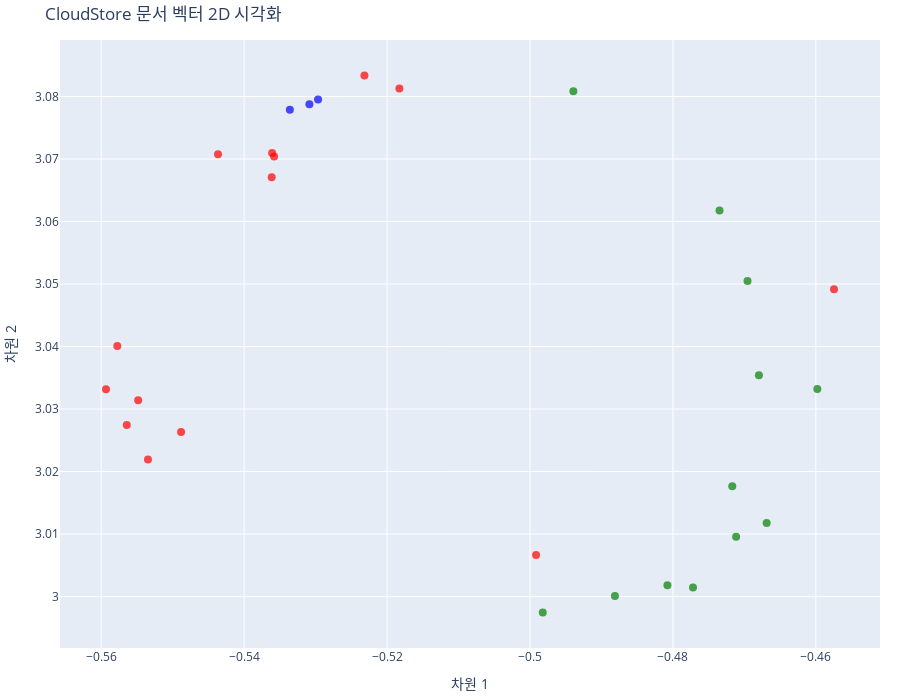

Write notebook code for a chart like this one.
### Markdown cell above
### 2D 시각화

### Code cell
# t-SNE로 2D로 축소
print("🔄 t-SNE로 차원 축소 중 (384D → 2D)...")

tsne = TSNE(n_components=2, random_state=42, perplexity=28)
reduced_vectors_2d = tsne.fit_transform(vectors)

print("✅ 차원 축소 완료!")

# 2D 산점도 생성
fig = go.Figure(data=[go.Scatter(
    x=reduced_vectors_2d[:, 0],
    y=reduced_vectors_2d[:, 1],
    mode='markers',
    marker=dict(size=8, color=colors, opacity=0.7),
    text=[f"타입: {t}<br>내용: {d[:100]}..." for t, d in zip(doc_types, documents)],
    hoverinfo='text'
)])

fig.update_layout(
    title='CloudStore 문서 벡터 2D 시각화',
    xaxis_title='차원 1',
    yaxis_title='차원 2',
    width=900,
    height=700,
    margin=dict(r=20, b=10, l=10, t=40)
)

fig.show()

print("\n💡 시각화 해석:")
print("   - 파란색: 제품 문서 (products)")
print("   - 초록색: API 문서 (api_docs)")
print("   - 빨간색: 가이드 (guides)")
print("   - 비슷한 내용의 문서끼리 가까이 위치합니다!")

### Figure 1 — Plotly figure (JSON) as saved in the notebook; plotly's stock layout.template omitted (floating-point values rounded to 4 significant figures)
{"data": [{"hoverinfo": "text", "marker": {"color": ["blue", "blue", "blue", "red", "red", "red", "red", "red", "red", "red", "red", "red", "red", "red", "red", "red", "red", "green", "green", "green", "green", "green", "green", "green", "green", "green", "green", "green", "green"], "opacity": 0.7, "size": 8}, "mode": "markers", "text": ["타입: products<br>내용: # CloudStore Pro\n\n## 개요\n\nCloudStore Pro는 중소기업과 전문가를 위한 고급 클라우드 스토리지 솔루션입니다. 향상된 협업 기능과 관리 도구를 제공합니다....", "타입: products<br>내용: # CloudStore Enterprise\n\n## 개요\n\nCloudStore Enterprise는 대기업을 위한 엔터프라이즈급 클라우드 스토리지 플랫폼입니다. 무제한 스토리지, 고...", "타입: products<br>내용: # CloudStore Basic\n\n## 개요\n\nCloudStore Basic은 개인 사용자와 소규모 팀을 위한 클라우드 스토리지 솔루션입니다. 간편한 파일 저장, 공유, 동기화 ...", "타입: guides<br>내용: # CloudStore 요금제 가이드\n\n## 요금제 비교\n\n모든 플랜에는 기본 기능이 포함되어 있으며, 필요에 따라 업그레이드할 수 있습니다.\n\n| 기능 | Basic | Pro ...", "타입: guides<br>내용: **포함 사항:**\n- 100GB 스토리지\n- 무료 플랜의 모든 기능\n- 우선 이메일 지원\n- 확장된 공유 옵션\n\n**적합한 사용자:**\n- 파워 유저\n- 프리랜서\n- 소규모 비즈...", "타입: guides<br>내용: **엔터프라이즈 기능:**\n- 데이터 주권\n- 온프레미스 옵션\n- 커스텀 통합\n- API 우선순위\n- 전담 인프라\n\n**전담 지원:**\n- 전담 계정 매니저\n- 24/7 전화 지원...", "타입: guides<br>내용: **할인:**\n- Pro 플랜: 50% 할인\n- Enterprise 플랜: 40% 할인\n\n### 비영리 단체\n\n**자격 요건:**\n- 등록된 비영리 단체\n- 501(c)(3) 증명...", "타입: guides<br>내용: ### Q: 사용자 수를 늘리거나 줄일 수 있나요?\n\nA: 네, Pro와 Enterprise는 언제든지 사용자를 추가/제거할 수 있습니다. 비용은 비례 계산됩니다.\n\n### Q: ...", "타입: guides<br>내용: # CloudStore 빠른 시작 가이드\n\n## 환영합니다!\n\nCloudStore를 선택해 주셔서 감사합니다. 이 가이드는 5분 안에 CloudStore를 시작하는 방법을 안내합니...", "타입: guides<br>내용: ### 고급 공유 옵션\n\n- **비밀번호 보호**: 링크 접근 시 비밀번호 요구\n- **만료일 설정**: 특정 날짜 이후 링크 비활성화\n- **다운로드 제한**: 다운로드 횟수 제...", "타입: guides<br>내용: response = requests.post(\n        \"https://api.cloudstore.com/v1/files/upload\",\n        headers=head...", "타입: guides<br>내용: ## 문제 해결\n\n### 파일이 업로드되지 않아요\n\n- 파일 크기를 확인하세요 (Basic: 최대 2GB)\n- 네트워크 연결을 확인하세요\n- 브라우저 캐시를 삭제하고 다시 시도하세...", "타입: guides<br>내용: # CloudStore 보안 가이드\n\n## 개요\n\nCloudStore는 사용자 데이터의 보안을 최우선으로 합니다. 이 가이드는 계정과 파일을 안전하게 보호하는 방법을 안내합니다.\n...", "타입: guides<br>내용: ### 저장 데이터 암호화\n\n**기본 암호화 (모든 플랜):**\n- AES-256 암호화\n- CloudStore가 키를 관리\n- 추가 설정 불필요\n\n**클라이언트 측 암호화 (En...", "타입: guides<br>내용: **공유 링크 예시:**\n\n```\n기본 링크:\nhttps://cloudstore.com/s/abc123\n\n보안 강화 링크:\nhttps://cloudstore.com/s/abc123...", "타입: guides<br>내용: def verify_webhook(request):\n    signature = request.headers.get('X-CloudStore-Signature')\n    secre...", "타입: guides<br>내용: ### SOC 2 인증 (Enterprise)\n\nCloudStore Enterprise는 SOC 2 Type II 인증을 받았습니다.\n\n**보고서 요청:**\n\nenterprise-...", "타입: api_docs<br>내용: # CloudStore Webhook API\n\n## 개요\n\nWebhook을 사용하면 CloudStore에서 발생하는 이벤트를 실시간으로 받을 수 있습니다. 파일 업로드, 삭제, 공...", "타입: api_docs<br>내용: ### Webhook 목록 조회\n\n**GET** `/api/v1/webhooks`\n\n생성한 Webhook 목록을 조회합니다.\n\n**Response:**\n```json\n{\n  \"we...", "타입: api_docs<br>내용: ### 폴더 이벤트\n\n- `folder.created`: 폴더가 생성됨\n- `folder.deleted`: 폴더가 삭제됨\n- `folder.moved`: 폴더가 이동됨\n\n### 공...", "타입: api_docs<br>내용: ### file.shared 예시\n\n```json\n{\n  \"event_id\": \"evt_2345678901\",\n  \"event_type\": \"file.shared\",\n  \"time...", "타입: api_docs<br>내용: if verify_webhook(payload, signature, secret):\n    # Webhook 처리\n    pass\nelse:\n    # 검증 실패\n    retur...", "타입: api_docs<br>내용: # CloudStore Authentication API\n\n## 개요\n\nAuthentication API를 사용하여 사용자 인증, 토큰 관리, 권한 확인을 수행할 수 있습니다.\n\n...", "타입: api_docs<br>내용: ⚠️ **중요**: API 키는 생성 시 한 번만 표시됩니다. 안전한 곳에 보관하세요.\n\n### API 키 목록 조회\n\n**GET** `/api/v1/auth/api-keys`\n\n...", "타입: api_docs<br>내용: **Response:**\n```json\n{\n  \"authorization_url\": \"https://cloudstore.com/oauth/authorize?client_id=......", "타입: api_docs<br>내용: **Request:**\n```json\n{\n  \"grant_type\": \"refresh_token\",\n  \"refresh_token\": \"refresh_token_string\",\n ...", "타입: api_docs<br>내용: # CloudStore Storage API\n\n## 개요\n\nStorage API를 사용하면 프로그래밍 방식으로 파일을 업로드, 다운로드, 관리할 수 있습니다.\n\n## 인증\n\n모든 ...", "타입: api_docs<br>내용: ### 파일 목록 조회\n\n**GET** `/api/v1/files`\n\n파일 목록을 조회합니다.\n\n**Query Parameters:**\n- `path` (optional): 특정 ...", "타입: api_docs<br>내용: 파일의 메타데이터를 업데이트합니다.\n\n**Request:**\n```json\n{\n  \"metadata\": {\n    \"description\": \"Updated description\"..."], "type": "scatter", "x": [-0.5336, -0.5309, -0.5297, -0.5361, -0.5593, -0.5488, -0.5564, -0.5535, -0.5232, -0.5548, -0.4575, -0.5578, -0.5358, -0.5437, -0.5361, -0.4992, -0.5183, -0.468, -0.4717, -0.4982, -0.4696, -0.4808, -0.4939, -0.4712, -0.4598, -0.4669, -0.4735, -0.4772, -0.4881], "y": [3.078, 3.079, 3.08, 3.067, 3.033, 3.026, 3.027, 3.022, 3.083, 3.031, 3.049, 3.04, 3.07, 3.071, 3.071, 3.007, 3.081, 3.035, 3.018, 2.997, 3.05, 3.002, 3.081, 3.01, 3.033, 3.012, 3.062, 3.001, 3.0]}], "layout": {"height": 700, "margin": {"b": 10, "l": 10, "r": 20, "t": 40}, "title": {"text": "CloudStore 문서 벡터 2D 시각화"}, "width": 900, "xaxis": {"title": {"text": "차원 1"}}, "yaxis": {"title": {"text": "차원 2"}}}}
